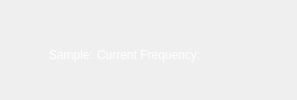
            <widget class="QWidget" name="stackedWidgetPage1">
             <layout class="QVBoxLayout" name="verticalLayout_5">
              <property name="spacing">
               <number>0</number>
              </property>
              <property name="leftMargin">
               <number>0</number>
              </property>
              <property name="topMargin">
               <number>0</number>
              </property>
              <property name="rightMargin">
               <number>0</number>
              </property>
              <property name="bottomMargin">
               <number>0</number>
              </property>
              <item>
               <widget class="QWidget" name="widgetPlotContainer" native="true">
                <property name="styleSheet">
                 <string notr="true"/>
                </property>
                <layout class="QVBoxLayout" name="verticalLayout_13">
                 <property name="spacing">
                  <number>0</number>
                 </property>
                 <item>
                  <widget class="QWidget" name="statusWidget" native="true">
                   <layout class="QVBoxLayout" name="verticalLayout_18">
                    <property name="spacing">
                     <number>0</number>
                    </property>
                    <property name="leftMargin">
                     <number>0</number>
                    </property>
                    <property name="topMargin">
                     <number>0</number>
                    </property>
                    <property name="rightMargin">
                     <number>0</number>
                    </property>
                    <property name="bottomMargin">
                     <number>0</number>
                    </property>
                    <item>
                     <layout class="QHBoxLayout" name="status">
                      <property name="spacing">
                       <number>0</number>
                      </property>
                      <property name="topMargin">
                       <number>10</number>
                      </property>
                      <item>
                       <spacer name="horizontalSpacer_7">
                        <property name="orientation">
                         <enum>Qt::Horizontal</enum>
                        </property>
                        <property name="sizeType">
                         <enum>QSizePolicy::Fixed</enum>
                        </property>
                        <property name="sizeHint" stdset="0">
                         <size>
                          <width>40</width>
                          <height>20</height>
                         </size>
                        </property>
                       </spacer>
                      </item>
                      <item>
                       <widget class="QLabel" name="currentSampleLabel">
                        <property name="sizePolicy">
                         <sizepolicy hsizetype="Fixed" vsizetype="Fixed">
                          <horstretch>0</horstretch>
                          <verstretch>0</verstretch>
                         </sizepolicy>
                        </property>
                        <property name="styleSheet">
                         <string notr="true">color:white;</string>
                        </property>
                        <property name="text">
                         <string>Sample: </string>
                        </property>
                       </widget>
                      </item>
                      <item>
                       <widget class="QLabel" name="currentFrequencyLabel">
                        <property name="sizePolicy">
                         <sizepolicy hsizetype="Fixed" vsizetype="Fixed">
                          <horstretch>0</horstretch>
                          <verstretch>0</verstretch>
                         </sizepolicy>
                        </property>
                        <property name="styleSheet">
                         <string notr="true">color:white;</string>
                        </property>
                        <property name="text">
                         <string>Current Frequency:</string>
                        </property>
                       </widget>
                      </item>
                      <item>
                       <spacer name="horizontalSpacer_6">
                        <property name="orientation">
                         <enum>Qt::Horizontal</enum>
                        </property>
                        <property name="sizeHint" stdset="0">
                         <size>
                          <width>40</width>
                          <height>20</height>
                         </size>
                        </property>
                       </spacer>
                      </item>
                      <item>
                       <widget class="QLabel" name="statusLabel">
                        <property name="styleSheet">
                         <string notr="true">color:white;</string>
                        </property>
                        <property name="text">
                         <string/>
                        </property>
                       </widget>
                      </item>
                      <item>
                       <spacer name="horizontalSpacer_8">
                        <property name="orientation">
                         <enum>Qt::Horizontal</enum>
                        </property>
                        <property name="sizeType">
                         <enum>QSizePolicy::Fixed</enum>
                        </property>
                        <property name="sizeHint" stdset="0">
                         <size>
                          <width>40</width>
                          <height>20</height>
                         </size>
                        </property>
                       </spacer>
                      </item>
                     </layout>
                    </item>
                   </layout>
                  </widget>
                 </item>
                 <item>
                  <layout class="QGridLayout" name="gridLayout_plots"/>
                 </item>
                </layout>
               </widget>
              </item>
             </layout>
            </widget>
